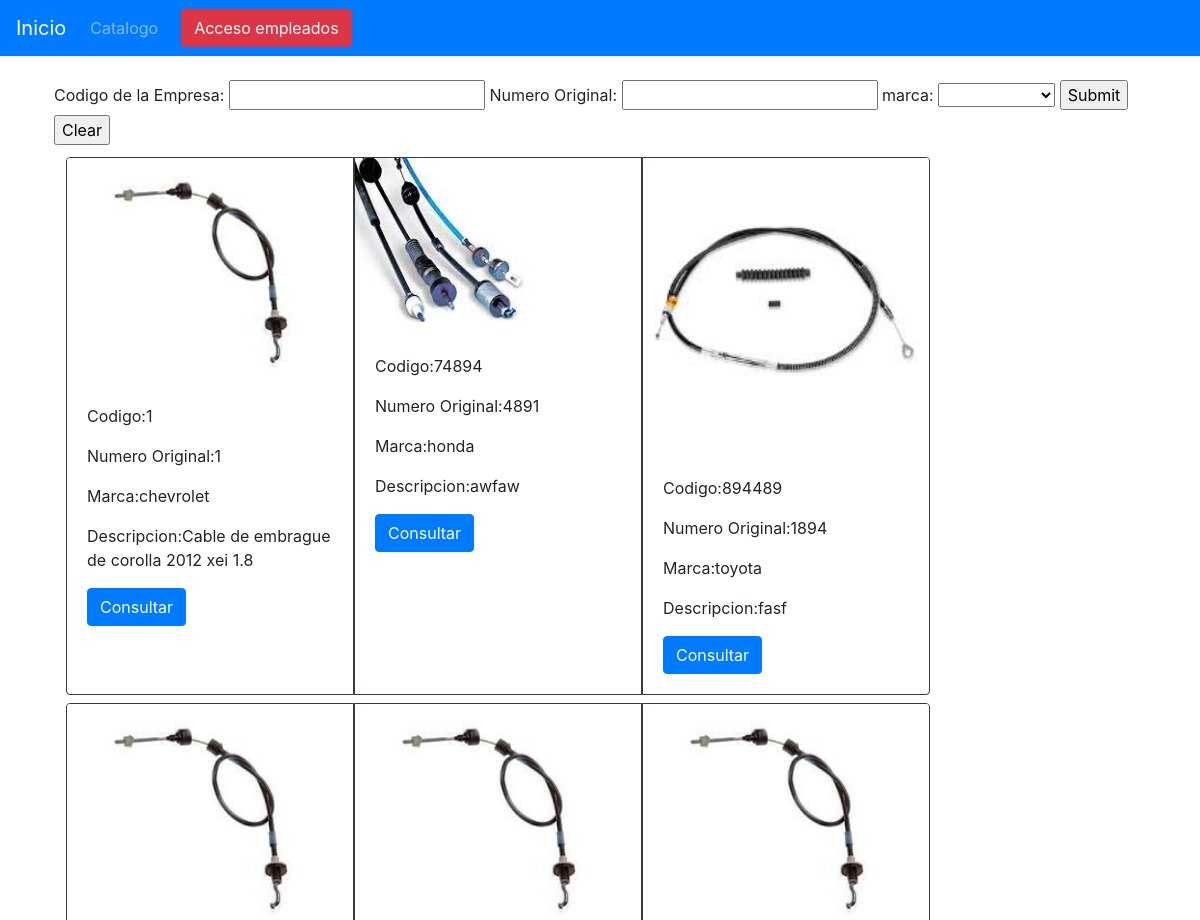
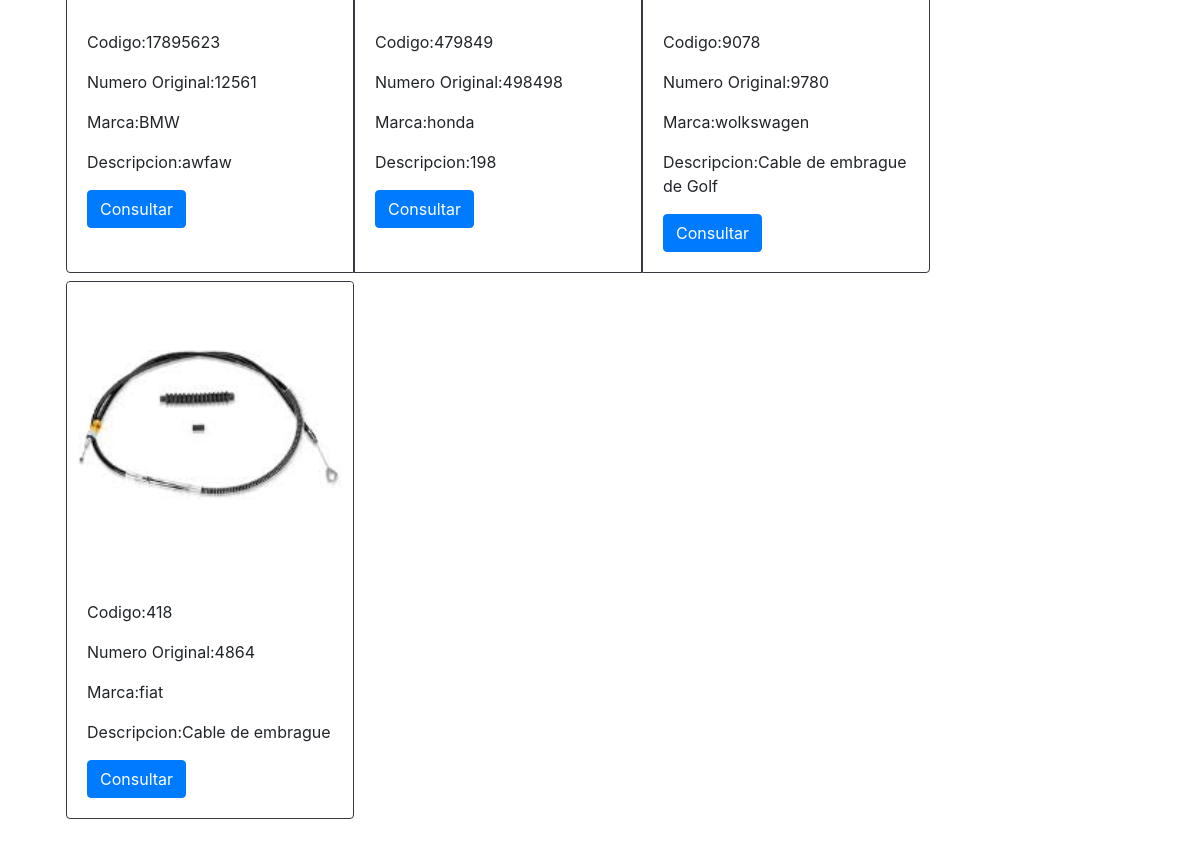
/catalog, run on the app's committed database (2 pictures, top to bottom).
### database.py (models this page shows)
class marcas(db.Model):
    id = db.Column(db.Integer, primary_key=True)
    marca = db.Column(db.String(80) , nullable=False)
    items_marcas = db.relationship("Item")

class Item(db.Model):
    id =db.Column(db.Integer, primary_key=True)
    codigo = db.Column(db.Integer , nullable=False)
    numeroOriginal = db.Column(db.Integer ,nullable=False)
    marca = db.Column(db.ForeignKey("marcas.id"))
    modelo = db.Column(db.String(80) , nullable=False)
    tipoCable = db.Column(db.String(80) , nullable=False)
    descripcion=db.Column(db.String(512))
    imagen_link =db.Column(db.String(128))
    consultados = db.relationship("Consultas")

### app.py (the view, shortened to what this page needs)
@app.route("/catalog" ,methods=["GET","POST"])
def catalog(marcaNombre=False):
    form = CatalogFilter()
    productos=json_table(Item.query)
    try:
        return render_template("catalog.html" , productos=productos, form=form)
    except Exception as e:
        error_text = "<p>The error:<br>" + str(e) + "</p>"
        hed = '<h1>Something is broken.</h1>'
        return hed + error_text

### forms.py
class CatalogFilter(FlaskForm):
    codigo = StringField("Codigo de la Empresa: ")
    numeroOriginal = StringField("Numero Original: ")
    marca = QuerySelectField("marca: ",query_factory=marcas_a_elegir , get_label="marca", allow_blank=True)
    submit= SubmitField("Submit")

### app.py (called while the page is built)
def json_table(items):
    list=[]
    marca=marcas.query
    for item in items:
        nombreMarca=marca[int(item.marca)-1].marca
        list.append({
            "codigo" : item.codigo ,
            "numeroOriginal" : item.numeroOriginal,
            "marca" : nombreMarca ,
            "modelo" : item.modelo ,
            "tipoDeCable" : item.tipoCable ,
            "descripcion" : item.descripcion ,
            "imagen_link" : item.imagen_link
        })
    return list

### forms.py (called while the page is built)
def marcas_a_elegir():
    return marcas.query

### templates/catalog.html (shortened to what this page needs)
{% extends "layout.html" %}
{% import "bootstrap/wtf.html" as wtf %}
{% block content %}
<div class="container p-4" >
  <form>
    {{form.codigo.label}}
    {{form.codigo}}
    {{form.numeroOriginal.label}}
    {{form.numeroOriginal}}
    {{form.marca.label}}
    {{form.marca}}
    {{form.submit}}
    <input type="reset" value="Clear">
  </form>
<div class="card-group  p-2">
{% for producto in productos%}
    {% if loop.index0 % 3 == 0 %}
    <div class="card-group p-1">
    {% endif%}
        <div class="card border border-dark" style="width: 18rem;">
            <img class="card-img-top" src={{producto['imagen_link']}} alt="Card image cap">
            <div class="card-body">
              <p class="card-text">Codigo:{{producto["codigo"]}}</p>
              <p class="card-text">Numero Original:{{producto["numeroOriginal"]}}</p>
              <p class="card-text">Marca:{{producto["marca"]}}</p>
              <p class="card-text">Descripcion:{{producto["descripcion"]}}</p>
              <a href='/producto/{{producto["codigo"]}}' class="btn btn-primary">Consultar</a>
            </div>
          </div>
    {% if loop.index0 % 3 == 2 or loop.last %}
        </div>
    {% endif %}
{%endfor%}
</div>
</div>
{% endblock%}

### templates/layout.html (shortened to what this page needs)
<!DOCTYPE html>
<html lang="en">
<head>
    <link rel="stylesheet" href="https://maxcdn.bootstrapcdn.com/bootstrap/4.0.0/css/bootstrap.min.css">
</head>
<body>
    <nav class="navbar navbar-expand-lg navbar-dark bg-primary" >
        <a class="navbar-brand" href="/">Inicio</a>
        <div class="collapse navbar-collapse" id="navbarNav">
          <ul class="navbar-nav">
            <li class="nav-item">
              <a class="nav-link" href="/catalog">Catalogo</a>
            </li>
          </ul>
        </div>
      <div class="container sticky-right">
        <a  class="btn btn-danger d-flex " href="/login" >Acceso empleados</a>
      </div>
    </nav>
        {% block content %}
        {% endblock%}
</body>
</html>

### data on the page
marcas: marca "chevrolet"
Item: imagen_link (picture), descripcion "Cable de embrague de corolla 2012 xei 1.8"
Item: imagen_link (picture), codigo "74894", numeroOriginal "4891", descripcion "awfaw"
marcas: marca "honda" "honda"
Item: imagen_link (picture), codigo "894489", numeroOriginal "1894", descripcion "fasf"
marcas: marca "toyota"
Item: imagen_link (picture), codigo "17895623", numeroOriginal "12561", descripcion "awfaw"
marcas: marca "BMW"
Item: imagen_link (picture), codigo "479849", numeroOriginal "498498", descripcion "198"
Item: imagen_link (picture), codigo "9078", numeroOriginal "9780", descripcion "Cable de embrague de Golf"
marcas: marca "wolkswagen"
Item: imagen_link (picture), codigo "418", numeroOriginal "4864", descripcion "Cable de embrague"
marcas: marca "fiat"

### other printed values
{{ producto["codigo"] }} "1"
{{ producto["numeroOriginal"] }} "1"
